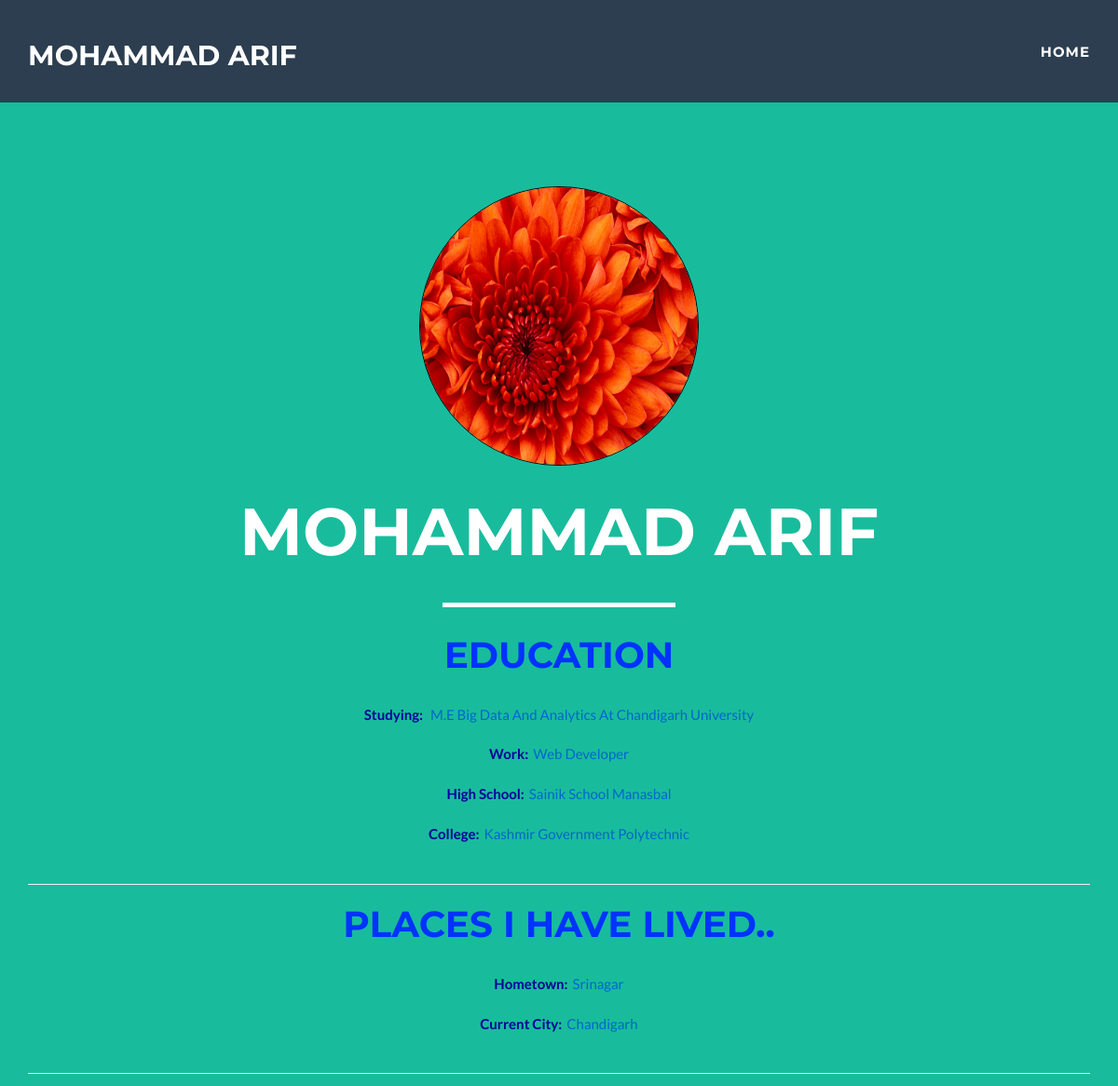
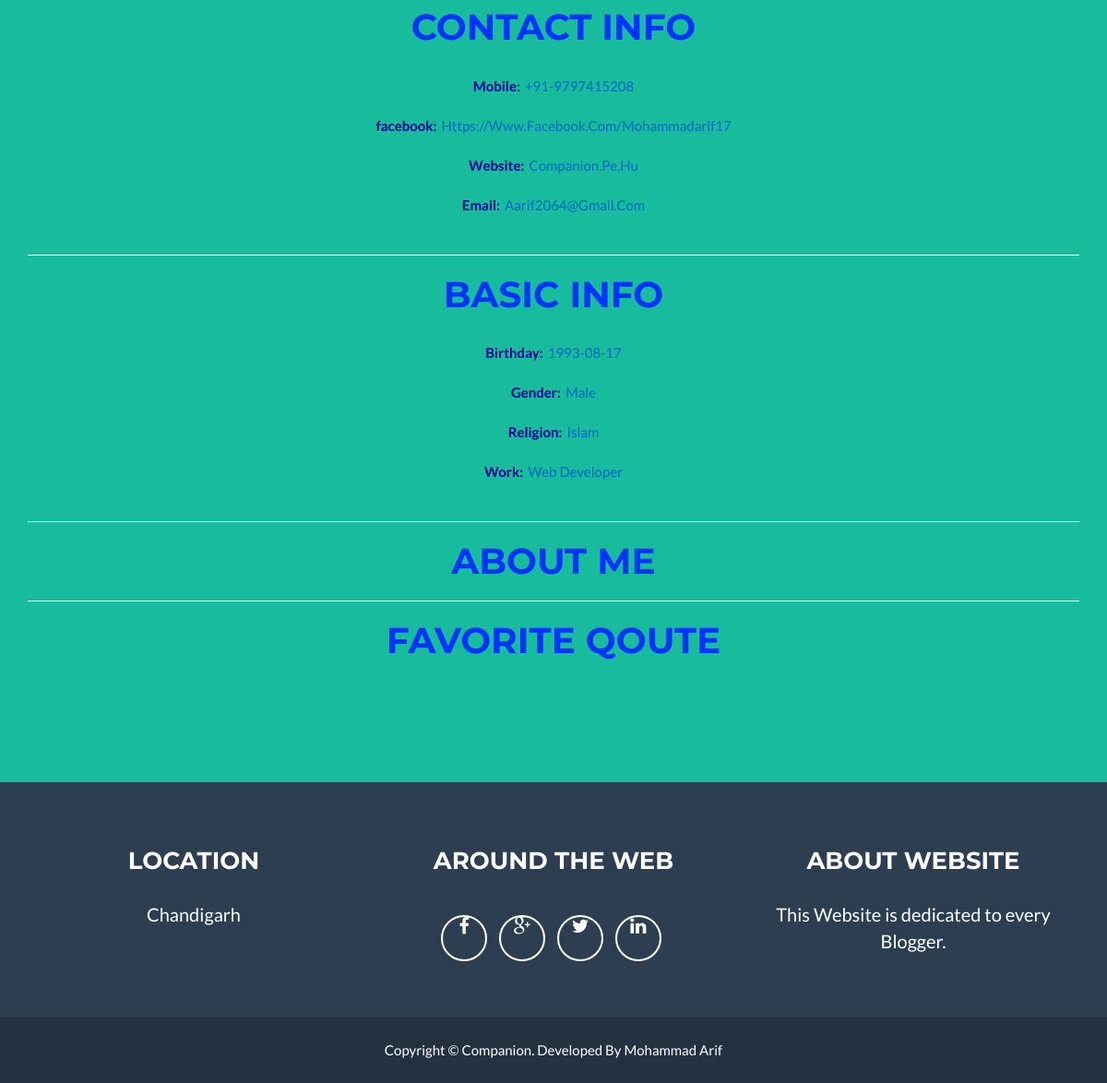
The page /companion/profile/blogger.php?email=aarif2064@gmail.com on the database its author committed (2 pictures, top to bottom).
### tables this page shows
CREATE TABLE IF NOT EXISTS `register` (
  `id` int(11) NOT NULL AUTO_INCREMENT,
  `name` varchar(100) NOT NULL,
  `email` varchar(100) NOT NULL,
  `phone` int(20) NOT NULL,
  `password` varchar(100) NOT NULL,
  PRIMARY KEY (`id`,`email`,`phone`)
);

CREATE TABLE IF NOT EXISTS `profile` (
  `id` int(11) NOT NULL AUTO_INCREMENT,
  `profilepic` varchar(200) NOT NULL,
  `about` varchar(1000) NOT NULL DEFAULT 'Not Updated Yet',
  `email` varchar(100) NOT NULL,
  PRIMARY KEY (`id`)
);

CREATE TABLE IF NOT EXISTS `myprofile` (
  `id` int(11) NOT NULL AUTO_INCREMENT,
  `email` varchar(100) NOT NULL,
  `std` varchar(100) NOT NULL DEFAULT 'Not Available',
  `work` varchar(100) NOT NULL DEFAULT 'Not Available',
  `hschool` varchar(100) NOT NULL DEFAULT 'Not Available',
  `colg` varchar(100) NOT NULL DEFAULT 'Not Available',
  `htown` varchar(100) NOT NULL DEFAULT 'Not Available',
  `ccity` varchar(100) NOT NULL DEFAULT 'Not Available',
  `fb` varchar(100) NOT NULL DEFAULT 'Not Available',
  `dob` varchar(100) NOT NULL DEFAULT 'Not Available',
  `gender` varchar(20) NOT NULL DEFAULT 'Not Available',
  `religion` varchar(100) NOT NULL DEFAULT 'Not Available',
  `about` varchar(500) NOT NULL DEFAULT 'Not Available',
  `fq` varchar(1000) NOT NULL DEFAULT 'Not Available',
  `website` varchar(100) NOT NULL DEFAULT 'Not Available',
  `phone` varchar(20) NOT NULL DEFAULT 'Not Updated Yet',
  PRIMARY KEY (`id`,`email`)
);

CREATE TABLE IF NOT EXISTS `location` (
  `id` int(11) NOT NULL AUTO_INCREMENT,
  `email` varchar(100) NOT NULL,
  `location` varchar(100) NOT NULL,
  `town` varchar(200) NOT NULL,
  `date` date NOT NULL,
  PRIMARY KEY (`id`,`email`)
);

### companion/profile/blogger.php (the view, shortened to what this page needs)
<?php
include "../database.php";
if(isset($_GET["email"]))
{
$email=$_GET["email"];
}
?>
<html lang="en">
<head>
    <link href="css/bootstrap.min.css" rel="stylesheet">
    <link href="css/freelancer.css" rel="stylesheet">
    <link href="font-awesome/css/font-awesome.min.css" rel="stylesheet" type="text/css">
</head>
<body id="page-top" class="index">
    <nav class="navbar navbar-default navbar-fixed-top">
        <div class="container">
            <div class="navbar-header page-scroll">
                <?php
                $result=mysqli_query($arif,"select * from register where email='$email'");
				$resultset=mysqli_fetch_assoc($result);
				$name=$resultset["name"];
				?>
                <a class="navbar-brand" href="#page-top"> <?php echo $name; ?></a>
            </div>
            <div class="collapse navbar-collapse" id="bs-example-navbar-collapse-1">
                <ul class="nav navbar-nav navbar-right">
                    <li class="page-scroll">
                        <a href="../blogs/allpost.php">Home</a>
                    </li>
                </ul>
            </div>
        </div>
    </nav>
    <header>
        <div class="container">
            <div class="row">
                <div class="col-lg-12">
                <?php
				$result1=mysqli_query($arif,"select * from profile where email='$email'");
				if(mysqli_num_rows($result1) > 0)
				{
					$array1=mysqli_fetch_assoc($result1);
					$pic=$array1["profilepic"];
				 ?>
                    <img style="border:1px solid black;border-radius:100%; width:300px; height:300px;" class="img-responsive"  src="<?php echo $pic; ?>" alt=""><?php }
					else
					{
						?>
						<img class="img-responsive" alt="" src="img/profile.png">
						<?php
						$about="Not Updated Yet";
						}
					?>
                    <div class="intro-text">
                        <span class="name"><?php echo $name; ?></span>
                        <hr class="star-light">
           <?php
              $result1=mysqli_query($arif,"select * from myprofile where email='$email'");
			  if(mysqli_num_rows($result1) > 0)
			  {
			  $a=mysqli_fetch_assoc($result1);
			  $std=$a["std"];
				 $work=$a["work"];
				 $hschool=$a["hschool"];
				 $colg=$a["colg"];
				 $htown=$a["htown"];
				 $ccity=$a["ccity"];
				 $fb=$a["fb"];
				 $website=$a["website"];
				 $dob=$a["dob"];
				 $gen=$a["gender"];
				 $rlg=$a["religion"];
				  $phone=$a["phone"];
			}
			  ?>
                       <div id="profile">
            <h1 class="profileheading">Education</h1><br/>
            <span class="profilelabel">Studying:</span><span class="spanprofile"><?php echo $std; ?></span><br/><br/>
             <span class="profilelabel">Work:</span><span class="spanprofile"><?php echo $work; ?></span><br/><br/>
             <span class="profilelabel">High School:</span><span class="spanprofile"><?php echo $hschool; ?></span><br/><br/>
            <span class="profilelabel">College:</span><span class="spanprofile"><?php echo $colg; ?></span><br/><br/>
            <hr/>
            <h1 class="profileheading">Places I Have Lived..</h1><br/>
          <span class="profilelabel">Hometown:</span><span class="spanprofile"><?php echo $htown; ?></span><br/><br/>
          <span class="profilelabel">Current City:</span><span class="spanprofile"><?php echo $ccity; ?></span><br/><br/>
          <hr/>
            <h1 class="profileheading">Contact Info</h1><br/>
            <span class="profilelabel">Mobile:</span><span class="spanprofile">+91-<?php echo $phone; ?></span><br/><br/>
            <span class="profilelabel">facebook:</span><span class="spanprofile">https://www.facebook.com/<?php echo $fb; ?></span><br/><br/>
            <span class="profilelabel">Website:</span><span class="spanprofile"><?php echo $website; ?></span><br/><br/>
            <span class="profilelabel">Email:</span><span class="spanprofile"><?php echo $email; ?></span><br/><br/>
            <hr/>
            <h1 class="profileheading">Basic Info</h1><br/>
            <span class="profilelabel">Birthday:</span><span class="spanprofile"><?php echo $dob; ?></span><br/><br/>
            <span class="profilelabel">Gender:</span><span class="spanprofile"><?php echo $gen; ?></span><br/><br/>
            <span class="profilelabel">Religion:</span><span class="spanprofile"><?php echo $rlg; ?></span><br/><br/>
            <span class="profilelabel">Work:</span><span class="spanprofile"><?php echo $work; ?></span><br/><br/>
            <hr/>
            <h1 class="profileheading">About Me</h1>
            <hr/>
            <h1 class="profileheading">Favorite Qoute</h1><br/>
            </div>
                    </div>
                </div>
            </div>
        </div>
    </header>
    <footer class="text-center">
        <div class="footer-above">
            <div class="container">
                <div class="row">
                    <div class="footer-col col-md-4">
                        <h3>Location</h3>
                        <?php
                        $result2=mysqli_query($arif,"select * from location where email='$email'");
						if(mysqli_num_rows($result2) > 0)
						{
						$array2=mysqli_fetch_assoc($result2);
						$loc=$array2["location"];
						$town=$array2["town"];
						?>
                        <p><?php echo $loc; ?><br><?php echo $town; ?></p><?php
							}
						 ?>
                    </div>
                    <div class="footer-col col-md-4">
                        <h3>Around the Web</h3>
                        <ul class="list-inline">
                            <li>
                                <a href="https://www.facebook.com" class="btn-social btn-outline"><i class="fa fa-fw fa-facebook"></i></a>
                            </li>
                            <li>
                                <a href="https://www.gmail.com" class="btn-social btn-outline"><i class="fa fa-fw fa-google-plus"></i></a>
                            </li>
                            <li>
                                <a href="https://www.twitter.com" class="btn-social btn-outline"><i class="fa fa-fw fa-twitter"></i></a>
                            </li>
                            <li>
                                <a href="https://www.linkedin.com" class="btn-social btn-outline"><i class="fa fa-fw fa-linkedin"></i></a>
                            </li>
                        </ul>
                    </div>
                    <div class="footer-col col-md-4">
                        <h3>About Website</h3>
                        <p>This Website is dedicated to every Blogger.</p>
                    </div>
                </div>
            </div>
        </div>
        <div class="footer-below">
            <div class="container">
                <div class="row">
                    <div class="col-lg-12">
                        Copyright &copy; Companion. Developed By Mohammad Arif
                    </div>
                </div>
            </div>
        </div>
    </footer>
</body>
</html>

### companion/profile/css/freelancer.css (style rules this page uses)
body { overflow-x: hidden; }
p { font-size: 20px; }
a, a:hover, a:focus, a:active, a.active { outline: 0; color: #18bc9c; }
h1, h2, h3, h4, h5, h6 { text-transform: uppercase; font-family: Montserrat,"Helvetica Neue",Helvetica,Arial,sans-serif; font-weight: 700; }
hr.star-light, hr.star-primary { margin: 25px auto 30px; padding: 0; max-width: 250px; border: 0; border-top: solid 5px; text-align: center; }
hr.star-light:after, hr.star-primary:after { content: "\f005"; display: inline-block; position: relative; top: -.8em; padding: 0 .25em; font-family: FontAwesome; font-size: 2em; }
hr.star-light { border-color: #fff; }
hr.star-light:after { color: #fff; background-color: #18bc9c; }
header { text-align: center; color: #fff; background: #18bc9c; }
header .container { padding-top: 100px; padding-bottom: 50px; }
header img { display: block; margin: 0 auto 20px; }
header .intro-text .name { display: block; text-transform: uppercase; font-family: Montserrat,"Helvetica Neue",Helvetica,Arial,sans-serif; font-size: 2em; font-weight: 700; }
@media (min-width:768px) { header .container { padding-top: 200px; padding-bottom: 100px; } }
@media (min-width:768px) { header .intro-text .name { font-size: 4.75em; } }
@media (min-width:768px) { .navbar-fixed-top { padding: 25px 0; -webkit-transition: padding .3s; -moz-transition: padding .3s; transition: padding .3s; } }
@media (min-width:768px) { .navbar-fixed-top .navbar-brand { font-size: 2em; -webkit-transition: all .3s; -moz-transition: all .3s; transition: all .3s; } }
.navbar { text-transform: uppercase; font-family: Montserrat,"Helvetica Neue",Helvetica,Arial,sans-serif; font-weight: 700; }
.navbar .navbar-nav { letter-spacing: 1px; }
.navbar-default, .navbar-inverse { border: 0; }
.btn-outline { margin-top: 15px; border: solid 2px #fff; font-size: 20px; color: #fff; background: 0 0; transition: all .3s ease-in-out; }
footer { color: #fff; }
footer h3 { margin-bottom: 30px; }
footer .footer-above { padding-top: 50px; background-color: #2c3e50; }
footer .footer-col { margin-bottom: 50px; }
footer .footer-below { padding: 25px 0; background-color: #233140; }
.btn-social { display: inline-block; width: 50px; height: 50px; border: 2px solid #fff; border-radius: 100%; text-align: center; font-size: 20px; line-height: 45px; }

### companion/profile/blogger.php (style rules this page uses)
.profilelabel { margin-right:5px; color:#009; font-weight:600; }
.profileheading { color:#03F; }
.spanprofile { color:#06C; text-transform:capitalize; }

### rows shown on the page
register: name "MOHAMMAD ARIF"
profile: profilepic (picture)
myprofile: std "M.E Big Data And Analytics At Chandigarh University", work "Web Developer", hschool "Sainik School Manasbal", colg "Kashmir Government Polytechnic", htown "Srinagar", ccity "Chandigarh", phone "9797415208", fb "Mohammadarif17", website "Companion.pe.hu", dob "1993-08-17", gender "Male", religion "Islam"
location: location "Chandigarh"

### other values the page prints
$email "Aarif2064@gmail.com"
